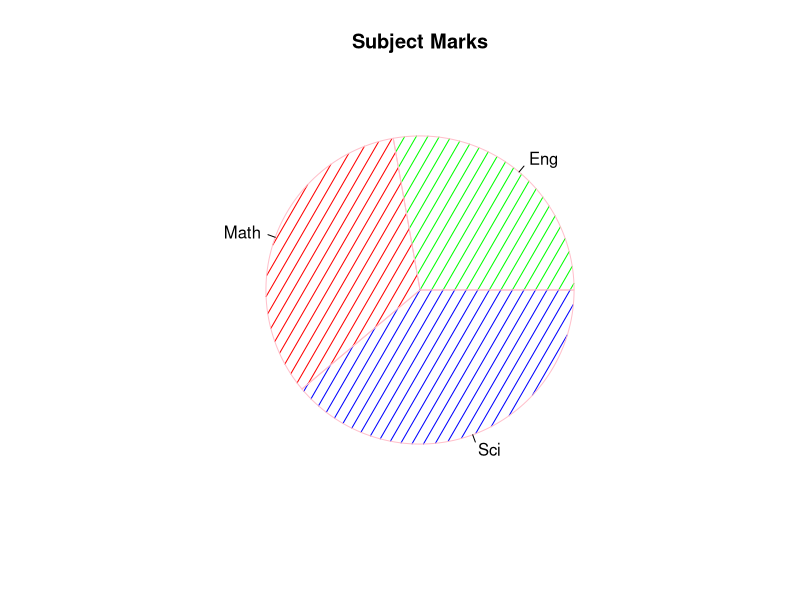

R code for this plot:
# R program to create a simple pie chart of three subject's marks, change the border color to pink and make inside bar lines as 60 degrees.
x = c(50,60,70)
label = c("Eng", "Math", "Sci")
colors = c("green","red","blue")
pie(x, labels=label, col=colors, main="Subject Marks", border="pink", density=10, angle=60)
